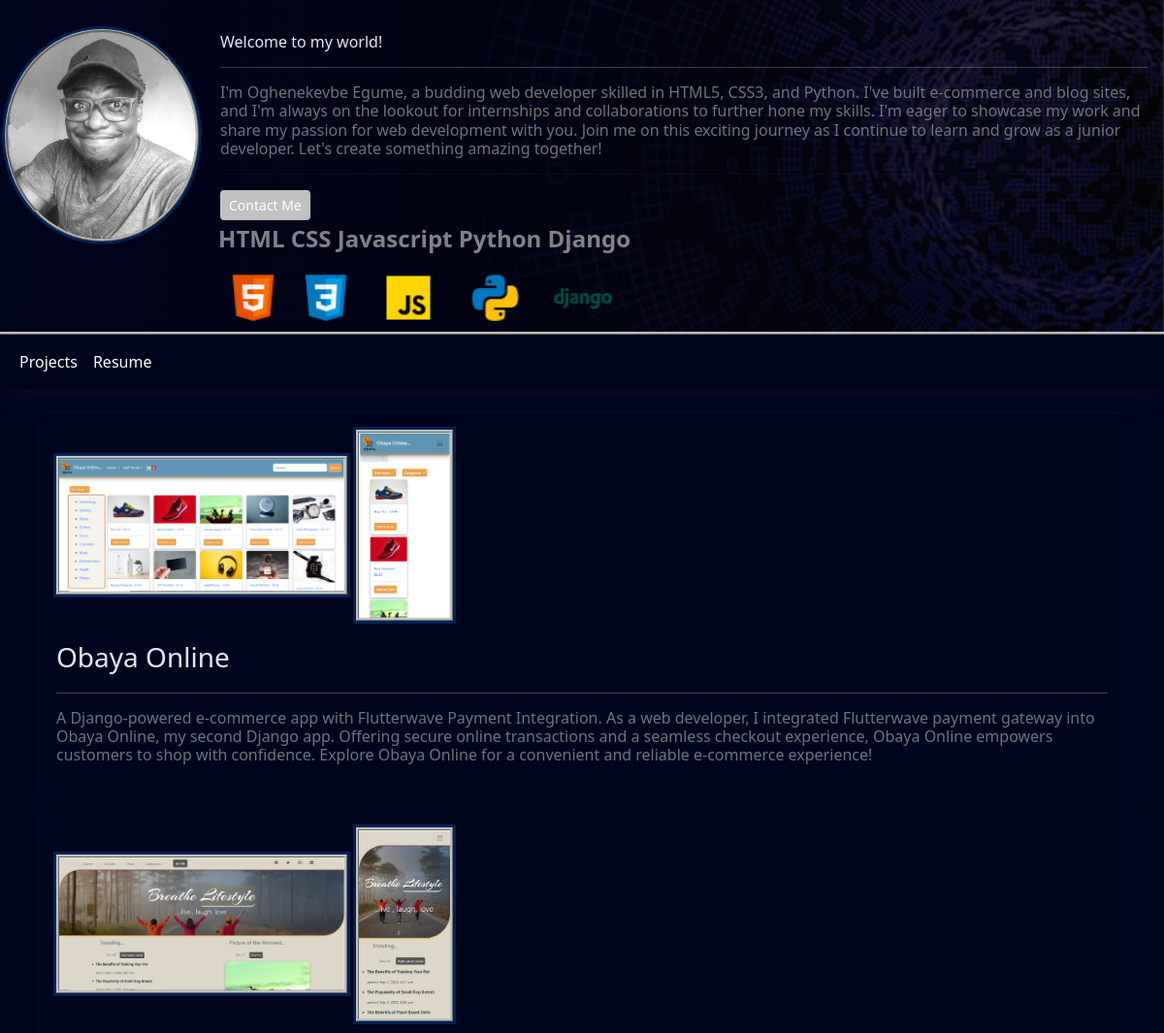
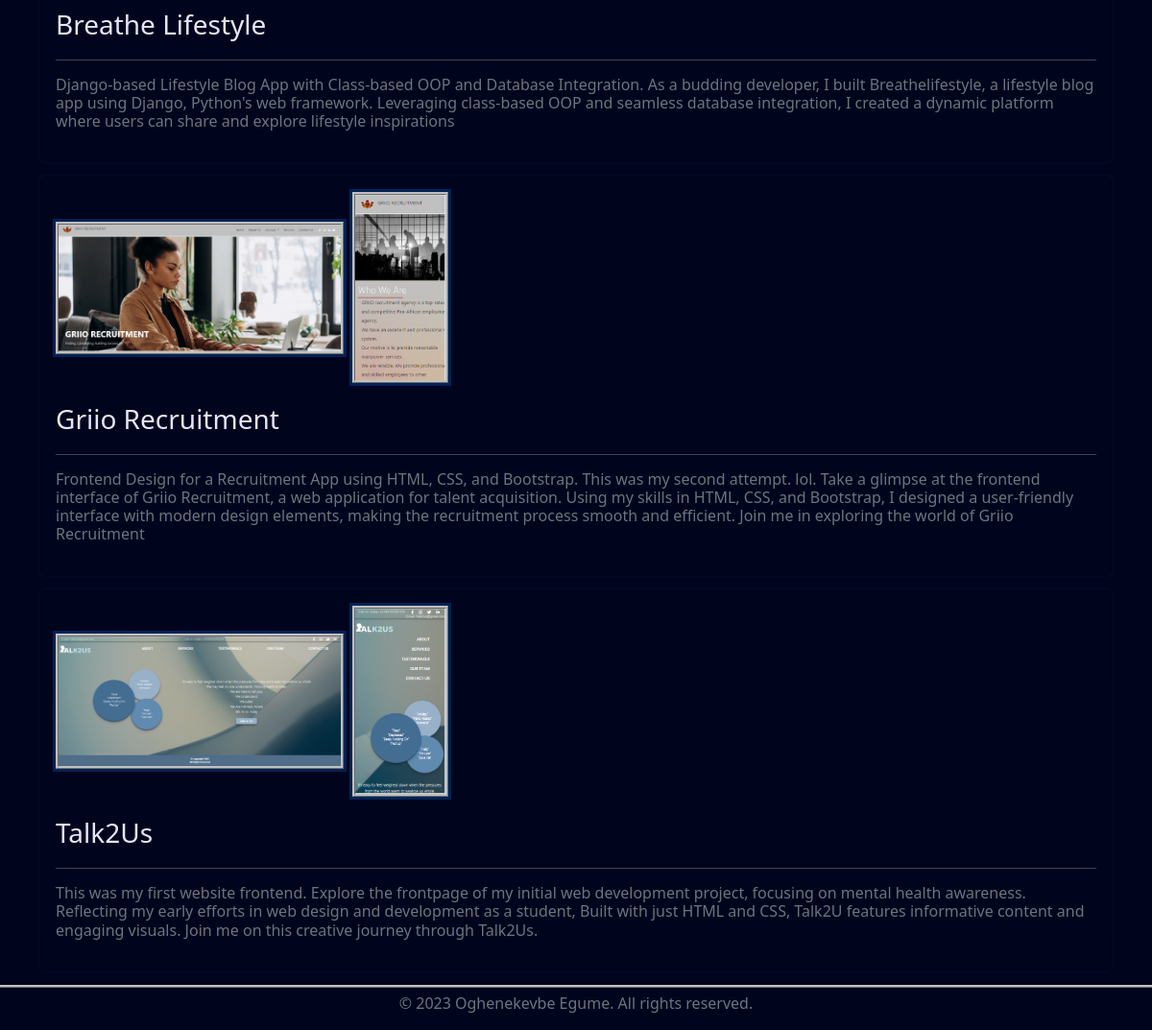
The page / on the database its author committed (2 pictures, top to bottom).
### myportfolio/models.py (models this page shows, shortened)
class Websites(models.Model):
    desktop = models.ImageField(blank=True, null=True)
    mobile = models.ImageField(blank=True, null=True)
    name = models.CharField(max_length=255)
    description = RichTextField()
    address = models.URLField(max_length=200)
    class Meta:
        ordering = ['-id']

### myportfolio/views.py (the view)
# urls.py: path("", Index.as_view(), name="index"),
class Index(ListView):
    model = Websites
    template_name = "index.html"
    context_object_name = 'websites'

### myportfolio/templates/index.html (shortened to what this page needs)
{% extends 'base.html' %}
{% load static %}
{% block content %}
<div class="container">
    <div class="row" style=" margin-top: 10px;">
        <div class="col">
          {% if websites %}
          {% for website in websites %}
          <div class="card mt-3" style="
          box-shadow: rgba(3, 102, 214, 0.030) 0px 0px 0px 3px; margin-bottom: 5px;">
            <p><img src="{{website.desktop.url}}" alt="" width="300" style="margin-right: 5px;border-style: ridge;
              border-color: #C0C0C0 ;
              box-shadow: rgba(3, 102, 214, 0.3) 0px 0px 0px 3px;"> <img src="{{website.mobile.url}}" alt="" width="100" style="border-style: ridge;
              border-color: #C0C0C0 ;
              box-shadow: rgba(3, 102, 214, 0.3) 0px 0px 0px 3px;"></p>
            <div class="card-text">
              <a href="{{website.address}}" class=" fs-3" style="color: #E6E6FA; text-decoration: none;">{{website.name}}</a>
              <hr style="border-color: white;">
            <h6 class=" text-secondary">{{website.description|safe}}</h6>
            </div>
          </div>
          {% endfor %}
          {% endif %}
        </div>
      </div>
</div>
{% endblock content %}

### static/css/base.css (style rules this page uses)
body { background-color: #01041d!important; display: flex; flex-wrap: wrap; flex-direction: column; min-height: 100vh; max-height: fit-content; display: flex !important; flex-direction: column !important; }
.card { background-color: rgba(255, 255, 255, 0.0002); padding: 15px; }

### rows shown on the page
Websites: desktop (picture), mobile (picture), name "Obaya Online", description "A Django-powered e-commerce app with Flutterwave Payment Integration. As a web developer, I integrated Flutterwave payment gateway into Obaya Online, my second Django app. Offering secure online transactions and a seamless checkout experience, Obaya Online empowers customers to shop with confidence. Explore Obaya Online for a convenient and reliable e-commerce experience!"
Websites: desktop (picture), mobile (picture), name "Breathe Lifestyle", description "Django-based Lifestyle Blog App with Class-based OOP and Database Integration. As a budding developer, I built Breathelifestyle, a lifestyle blog app using Django, Python's web framework. Leveraging class-based OOP and seamless database integration, I created a dynamic platform where users can share and explore lifestyle inspirations"
Websites: desktop (picture), mobile (picture), name "Griio Recruitment", description "Frontend Design for a Recruitment App using HTML, CSS, and Bootstrap. This was my second attempt. lol. Take a glimpse at the frontend interface of Griio Recruitment, a web application for talent acquisition. Using my skills in HTML, CSS, and Bootstrap, I designed a user-friendly interface with modern design elements, making the recruitment process smooth and efficient. Join me in exploring the world of Griio Recruitment"
Websites: desktop (picture), mobile (picture), name "Talk2Us", description "This was my first website frontend. Explore the frontpage of my initial web development project, focusing on mental health awareness. Reflecting my early efforts in web design and development as a student, Built with just HTML and CSS, Talk2U features informative content and engaging visuals. Join me on this creative journey through Talk2Us."
